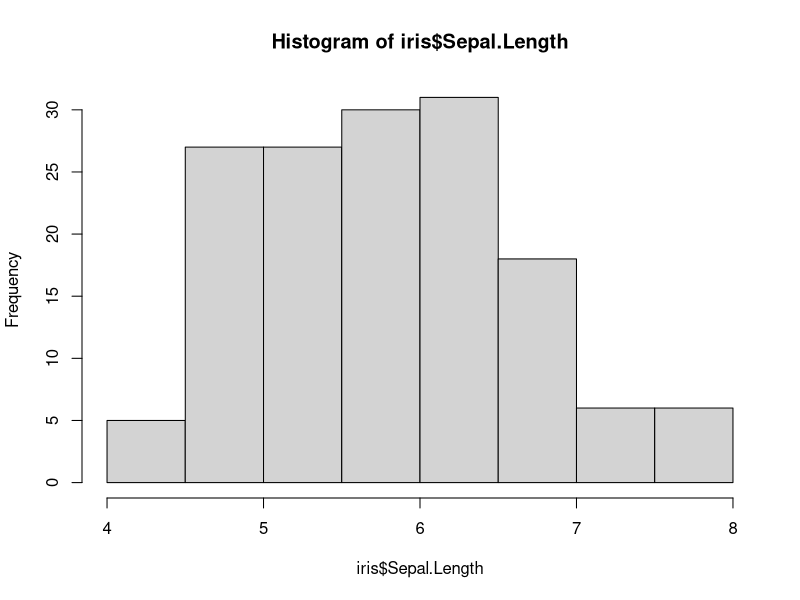
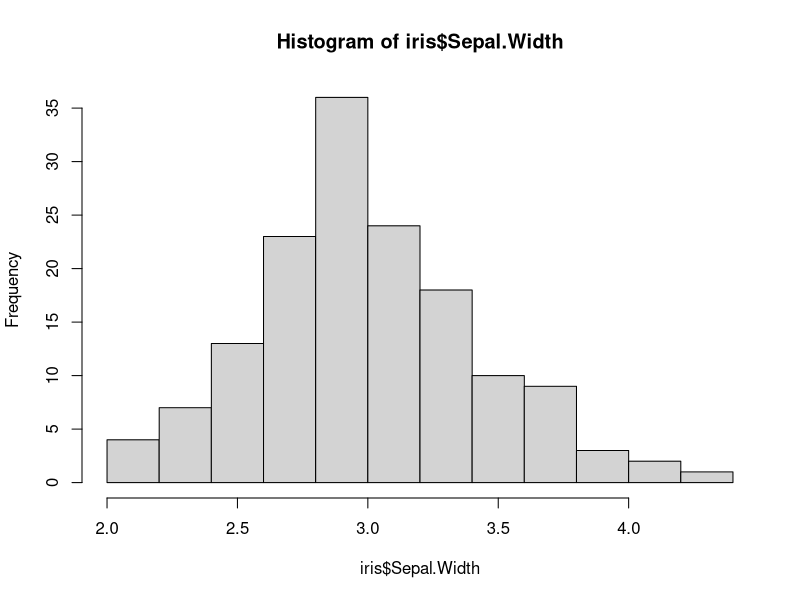
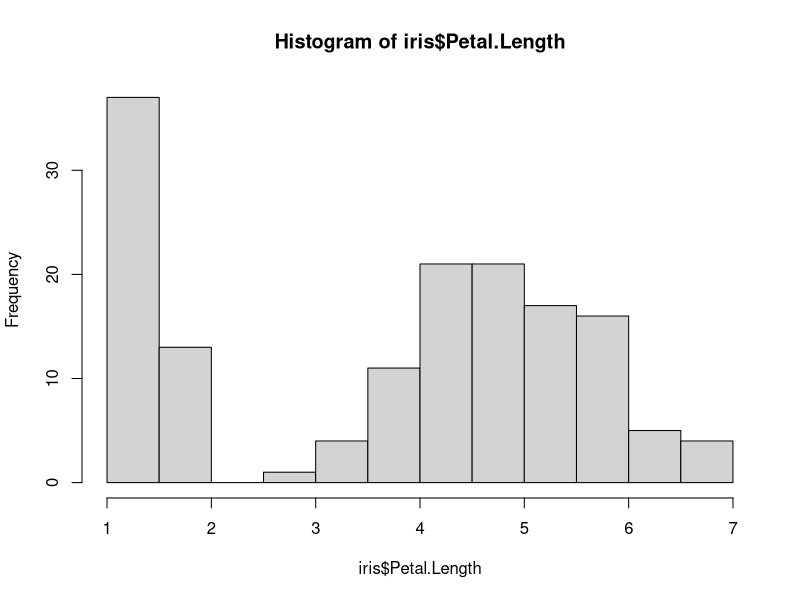
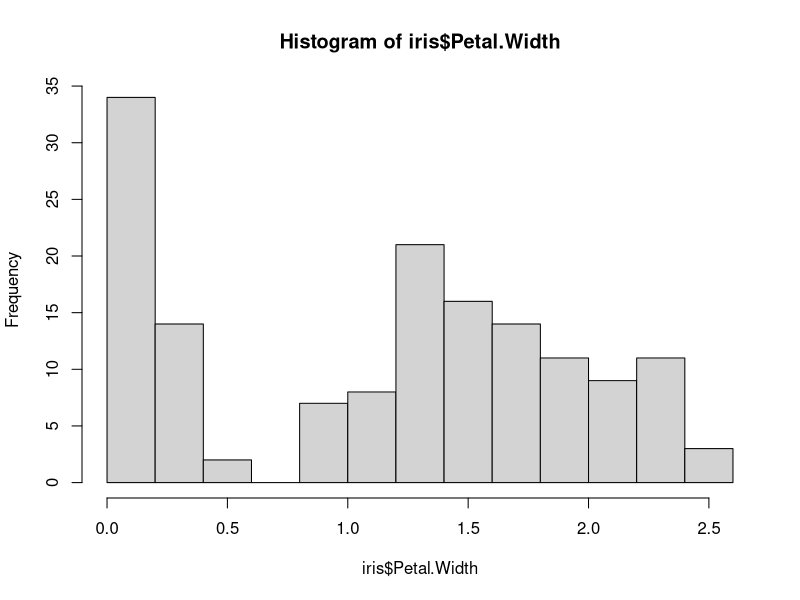
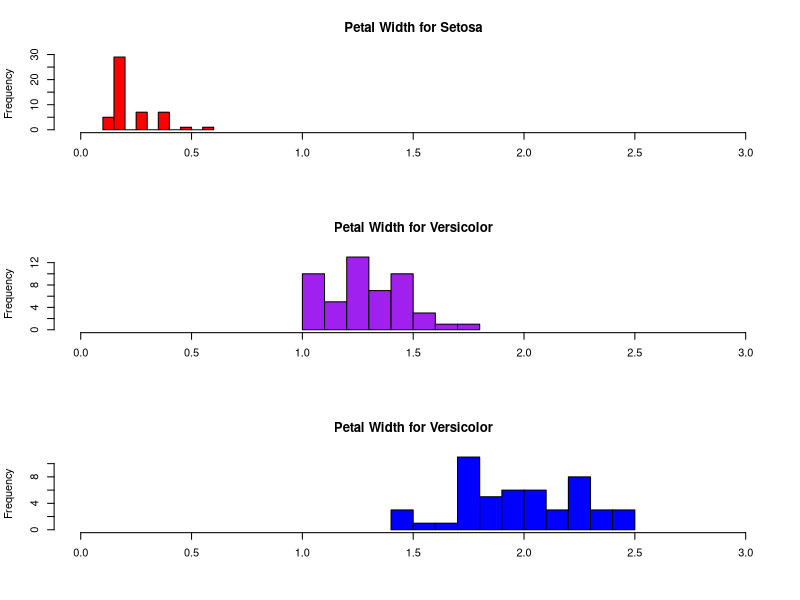

These charts were generated, in order, by the following R code: (Note: this script raises an error after producing the figures.)
# Load packages
library(datasets)

# load data

?iris
head(iris)

# Basic histograms
hist(iris$Sepal.Length)
hist(iris$Sepal.Width)
hist(iris$Petal.Length)
hist(iris$Petal.Width)

# Histogram by Group

# put graphs in 3rows and 1 column 
par(mfrow=c(3,1))

# Histogram for each species using options
hist(iris$Petal.Width [iris$Species =='setosa'],
     xlim = c(0,3),
     breaks = 9,
     main="Petal Width for Setosa",
     xlab ='',
     col='red')

hist(iris$Petal.Width [iris$Species =='versicolor'],
     xlim = c(0,3),
     breaks = 9,
     main="Petal Width for Versicolor",
     xlab ='',
     col='purple')

hist(iris$Petal.Width [iris$Species =='virginica'],
     xlim = c(0,3),
     breaks = 9,
     main="Petal Width for Versicolor",
     xlab ='',
     col='blue')
# this was small multiple approach

# Restore graphic parameter
par(mfrow=c(1,1))

# CLEAN UP


detach('package:datasets',upload=TRUE) # for base


